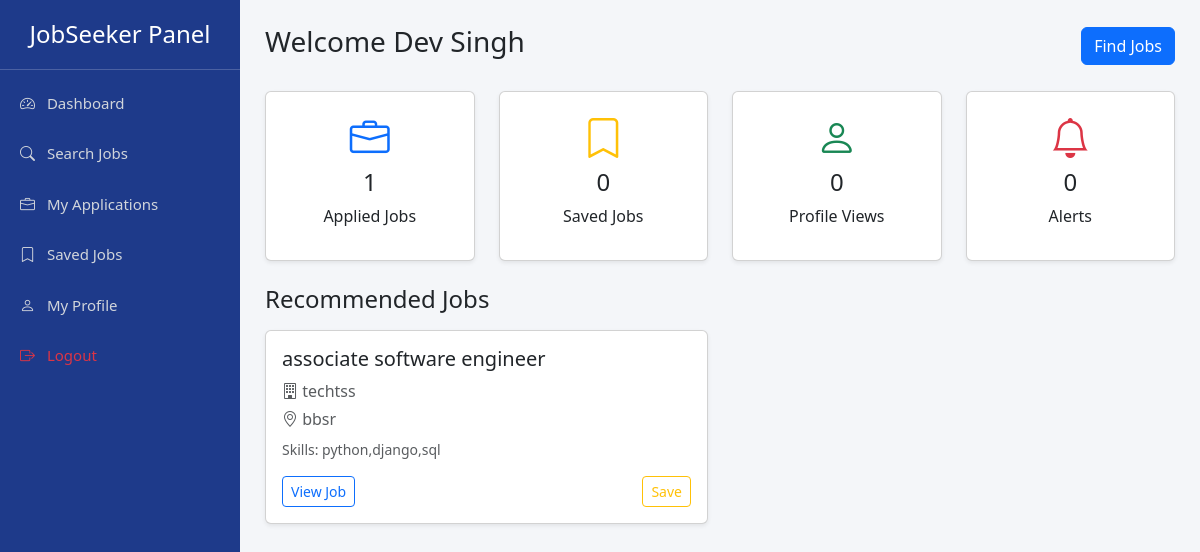
The app's page /accounts/jobseeker_dashboard/ (signed in) with its own data.
### Accounts/models.py (models this page shows, shortened)
class Register_master(models.Model):
    ROLE_CHOICE=(
        ('jobseeker','Jobseeker'),
        ('employer',('Employer')),
    )
    name=models.CharField(max_length=100)
    email=models.EmailField(unique=True)
    password=models.CharField(max_length=128)
    mobile=models.CharField(max_length=15)
    address=models.TextField()
    rolename=models.CharField(max_length=20,choices=ROLE_CHOICE)
    created_at=models.DateTimeField(auto_now_add=True)

### Employer/models.py (models this page shows, shortened)
class PostJob(models.Model):
    Choice=(
        ("FullTime",'Fultime'),
        ("PartTime",'Part-tiem'),
        ("Contract",'Contract'),
        ("Internship",'Internship')
    )
    employee=models.ForeignKey(Emp_profile_update,on_delete=models.CASCADE)
    Job_name=models.CharField(max_length=30)
    Job_Type=models.CharField(max_length=30,choices=Choice)
    Job_Skill=models.CharField(max_length=30)
    Experience=models.IntegerField()
    Qualification=models.CharField(max_length=30)
    Location=models.CharField(max_length=30)
    vacancies=models.CharField(max_length=30)
    opening_date=models.DateField()
    closing_date=models.DateField()

class Emp_profile_update(models.Model):
    email=models.ForeignKey(Register_master,on_delete=models.CASCADE)
    empid=models.CharField(max_length=100,unique=True)
    Designation=models.CharField(max_length=30)
    job_profile=models.CharField(max_length=100)
    company_Name=models.CharField(max_length=40)
    company_details=models.TextField()
    company_address=models.TextField()
    company_website=models.URLField()

### Accounts/views.py (the view)
# urls.py: path('jobseeker_dashboard/',jobseeker_dashboard,name="jobseeker_dashboard"),
def jobseeker_dashboard(request):
    email = request.session.get("email")
    if not email:
        return redirect("login")
    user = Register_master.objects.get(email=email)
    jobs = PostJob.objects.all().order_by("-id")[:6]
    applied_count = JobApplication.objects.filter(applicant=user).count()
    saved_count = SavedJob.objects.filter(user=user).count()
    context = {
        "jname": user.name,
        "jobs": jobs,
        "applied_count": applied_count,
        "saved_count": saved_count,
    }
    return render(request, "jobseeker_dashboard.html", context)

### Accounts/templates/jobseeker_dashboard.html (shortened to what this page needs)
{% extends "jobseeker_base.html" %}
{% block content %}
<div class="d-flex justify-content-between align-items-center mb-4">
<h3>Welcome {{ jname|title }}</h3>
<a href="{% url 'applyjob_list' %}" class="btn btn-primary">
Find Jobs
</a>
</div>
<div class="row g-4 mb-4">
<div class="col-md-3">
<div class="card dashboard-card shadow-sm">
<div class="card-body text-center">
<i class="bi bi-briefcase fs-1 text-primary"></i>
<h4>{{ applied_count }}</h4>
<p>Applied Jobs</p>
</div>
</div>
</div>
<div class="col-md-3">
<div class="card dashboard-card shadow-sm">
<div class="card-body text-center">
<i class="bi bi-bookmark fs-1 text-warning"></i>
<h4>{{ saved_count }}</h4>
<p>Saved Jobs</p>
</div>
</div>
</div>
<div class="col-md-3">
<div class="card dashboard-card shadow-sm">
<div class="card-body text-center">
<i class="bi bi-person fs-1 text-success"></i>
<h4>0</h4>
<p>Profile Views</p>
</div>
</div>
</div>
<div class="col-md-3">
<div class="card dashboard-card shadow-sm">
<div class="card-body text-center">
<i class="bi bi-bell fs-1 text-danger"></i>
<h4>0</h4>
<p>Alerts</p>
</div>
</div>
</div>
</div>
<h4 class="mb-3">Recommended Jobs</h4>
<div class="row g-4">
{% for job in jobs %}
<div class="col-md-6">
<div class="card job-card shadow-sm">
<div class="card-body">
<h5>{{ job.Job_name }}</h5>
<p class="text-muted mb-1">
<i class="bi bi-building"></i>
{{ job.employee.company_Name }}
</p>
<p class="text-muted mb-2">
<i class="bi bi-geo-alt"></i>
{{ job.Location }}
</p>
<p class="small text-muted">
Skills: {{ job.Job_Skill }}
</p>
<div class="d-flex justify-content-between">
<a href="{% url 'job_detail' job.id %}" class="btn btn-outline-primary btn-sm">
View Job
</a>
<form method="post" action="{% url 'applyjob_list' %}">
<button class="btn btn-outline-warning btn-sm">
Save
</button>
</form>
</div>
</div>
</div>
</div>
{% endfor %}
</div>
{% endblock %}

### Accounts/templates/jobseeker_base.html (style rules this page uses)
body { background:#f4f6f9; margin:0; font-family:system-ui; overflow-x:hidden; }

### records on screen
Register_master: name "Dev Singh"
PostJob: Job_name "associate software engineer", employee.company_Name "techtss", Location "bbsr", Job_Skill "python,django,sql"

### other values on screen
{{ applied_count }} "1"
{{ saved_count }} "0"
